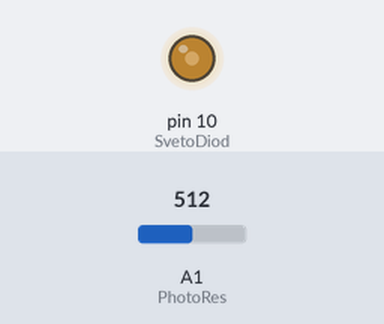
This sketch was run on a simulated Arduino Uno, built with avr-gcc and run on an emulated ATmega328P. Shown: output pins drawn as LEDs (lit = HIGH). The test bench sets the inputs (shaded band); at power-on: A1 (PhotoRes) = 512.

Above: at 1.2 s.
1.3 s: A1 (PhotoRes) set to 716
At 1.6 s:
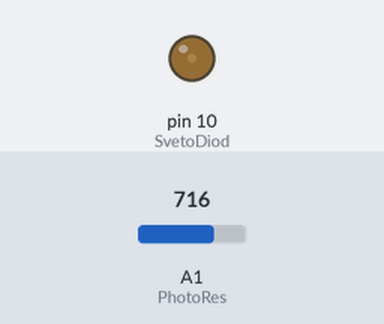
2.8 s: A1 (PhotoRes) set to 900
At 3.9 s:
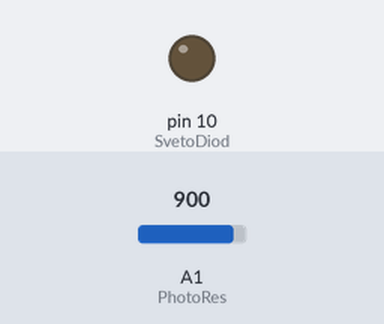
4.3 s: A1 (PhotoRes) set to 306
At 5.1 s:
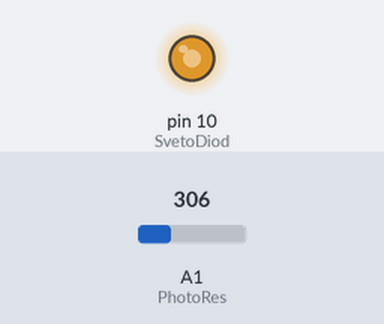
5.8 s: A1 (PhotoRes) set to 245
At 6.2 s:
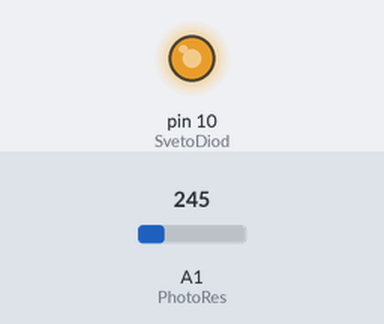
7.3 s: A1 (PhotoRes) set to 1023
At 8.6 s:
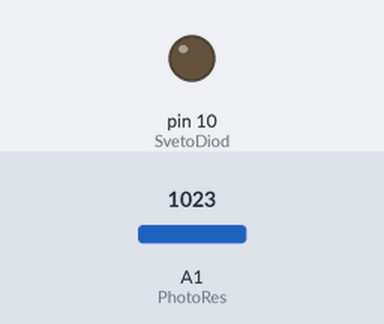
Timing chart, 0 to 9.8 s (numbered marks = the images above; inputs shaded):
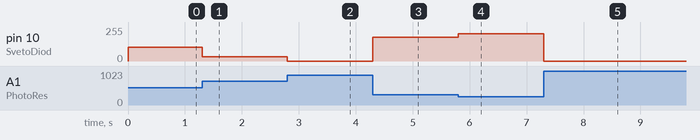

The sketch:

sketch_mar28a_PotoRes_SvetoDiod.ino
```cpp
int PhotoRes = 1;
int SvetoDiod = 10;
void setup()
{
  pinMode(PhotoRes, INPUT);
  pinMode(SvetoDiod, OUTPUT);
}

void loop()
{
  int x = map(analogRead(PhotoRes),100 , 800, 255, 0);
  if (x < 0)
  {
    x = 0;
  }
  if (x > 255)
  {
    x = 255;
  }
  analogWrite(SvetoDiod, x);
}
```

Measured:
- after the input at 1.3 s, pin 10 (SvetoDiod): 105/255 → 31/255 at once
- after the input at 2.8 s, pin 10 (SvetoDiod): 31/255 → 0/255 at once
- after the input at 4.3 s, pin 10 (SvetoDiod): 0/255 → 180/255 at once
- after the input at 5.8 s, pin 10 (SvetoDiod): 180/255 → 203/255 at once
- after the input at 7.3 s, pin 10 (SvetoDiod): 203/255 → 0/255 at once
